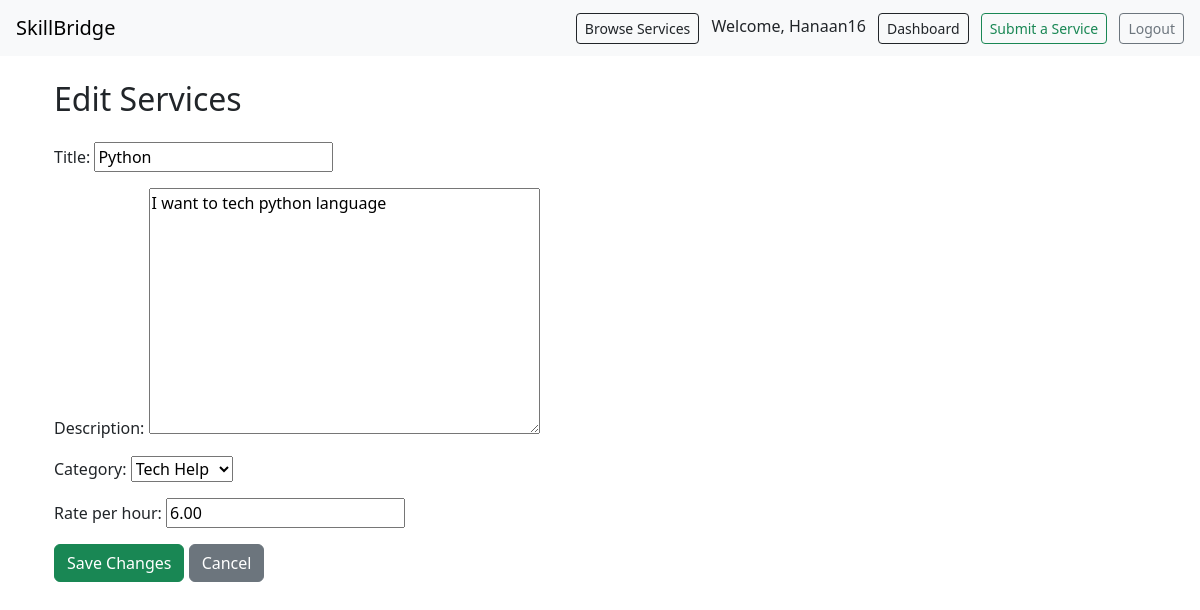
The page /services/edit/3/ (signed in) on the database as committed earlier.
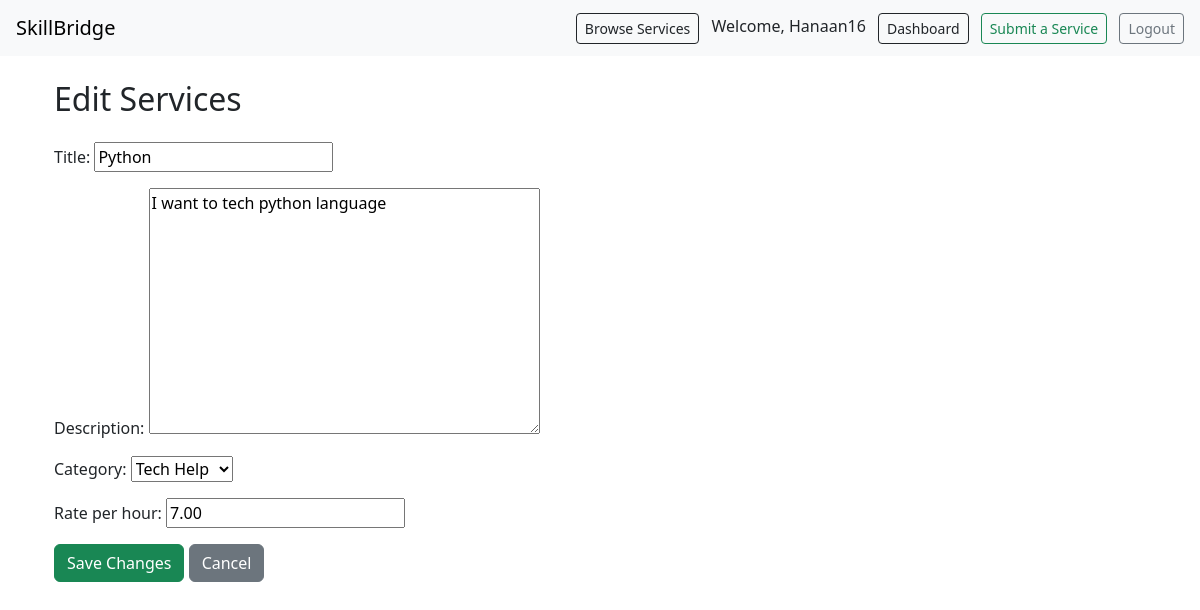
The same page on the database as committed later.
### services/models.py (models this page shows, shortened)
class SkillService(models.Model):
    CATEGORY_CHOICES = [
        ('Tutoring', 'Tutoring'),
        ('Tech Help', 'Tech Help'),
        ('Sewing', 'Sewing'),
        ('Gardening', 'Gardening'),
        ('Other', 'Other'),
    ]
    provider = models.ForeignKey(User, on_delete=models.CASCADE)
    title = models.CharField(max_length=100)
    description = models.TextField()
    category = models.CharField(max_length=50, choices=CATEGORY_CHOICES)
    rate_per_hour = models.DecimalField(max_digits=6, decimal_places=2)
    is_approved = models.BooleanField(default=False)
    created_at = models.DateTimeField(auto_now_add=True)

### services/views.py (the view)
# urls.py: path('edit/<int:service_id>/', edit_service, name='edit_service'),
def edit_service(request, service_id):
    service = get_object_or_404(SkillService, id=service_id)
    if service.provider != request.user:
        return HttpResponseForbidden("You cannot edit this service.")
    if request.method == 'POST':
        form = SkillServiceForm(request.POST, instance=service)
        if form.is_valid():
            form.save() #Save updates to the database
            messages.success(request, "Your service was update successfully.")
            return redirect('dashboard') # Go back to the dashboard
    else:
        form = SkillServiceForm(instance=service)
    return render (request, 'services/edit_service.html', {'form': form, 'service':service})

### services/forms.py
class SkillServiceForm(forms.ModelForm):
    class Meta:
        model = SkillService
        fields = ['title', 'description', 'category', 'rate_per_hour']

### services/templates/services/edit_service.html (shortened to what this page needs)
{% extends 'base.html' %}
{% block content %}
<div class="container mt-4">
<h2 class="mb-4">Edit Services</h2>
<form method="post" novalidate>
    {{ form.as_p}}
    <button type="submit" class="btn btn-success">Save Changes</button>
     <a href="{% url 'dashboard' %}" class="btn btn-secondary">Cancel</a>
</form>
</div>
{% endblock %}

Rows that differ between the two databases and show on the page:
changed SkillService "Python": rate_per_hour "6.00" → "7.00"
